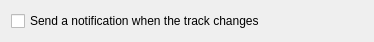
<?xml version="1.0" encoding="UTF-8"?>
<ui version="4.0">
 <class>NotificationsSettingsPane</class>
 <widget class="QWidget" name="NotificationsSettingsPane">
  <property name="geometry">
   <rect>
    <x>0</x>
    <y>0</y>
    <width>374</width>
    <height>37</height>
   </rect>
  </property>
  <property name="windowTitle">
   <string>Form</string>
  </property>
  <layout class="QVBoxLayout" name="verticalLayout">
   <item>
    <widget class="QCheckBox" name="trackChangeNotification">
     <property name="text">
      <string>Send a notification when the track changes</string>
     </property>
    </widget>
   </item>
  </layout>
 </widget>
 <resources/>
 <connections/>
</ui>
